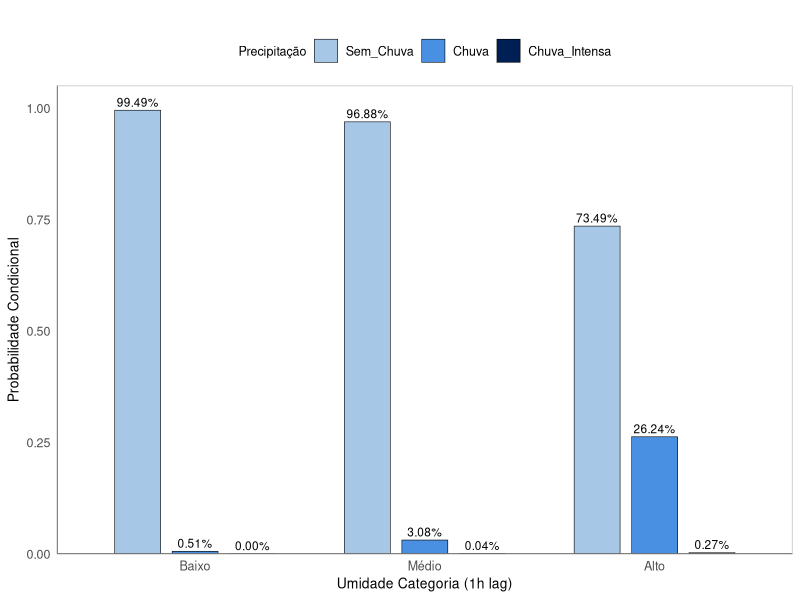
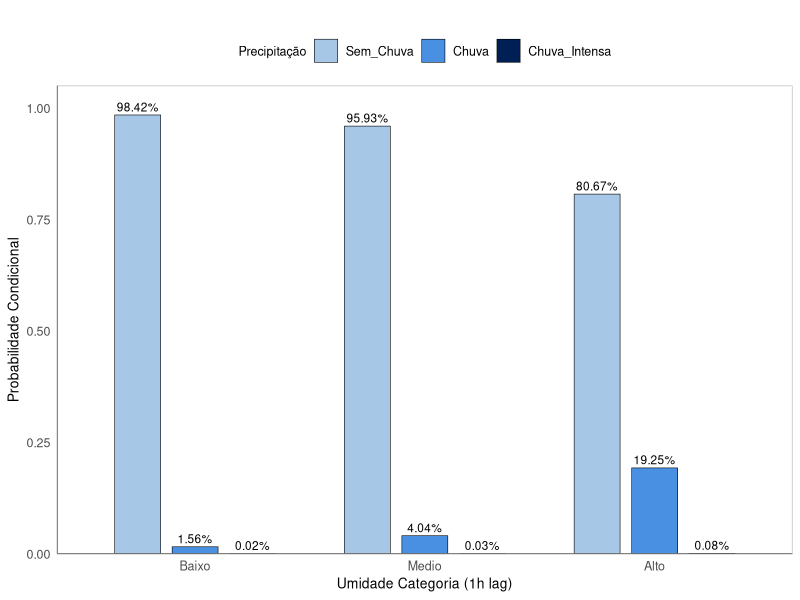
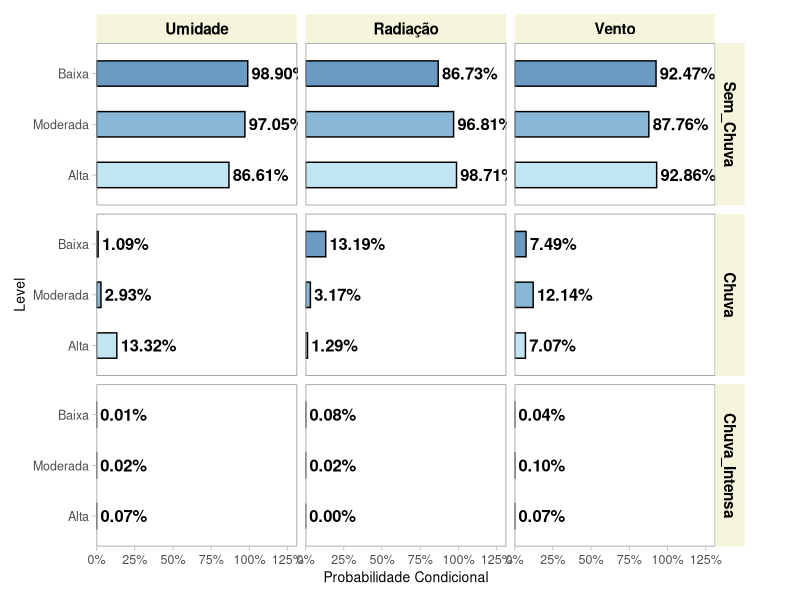
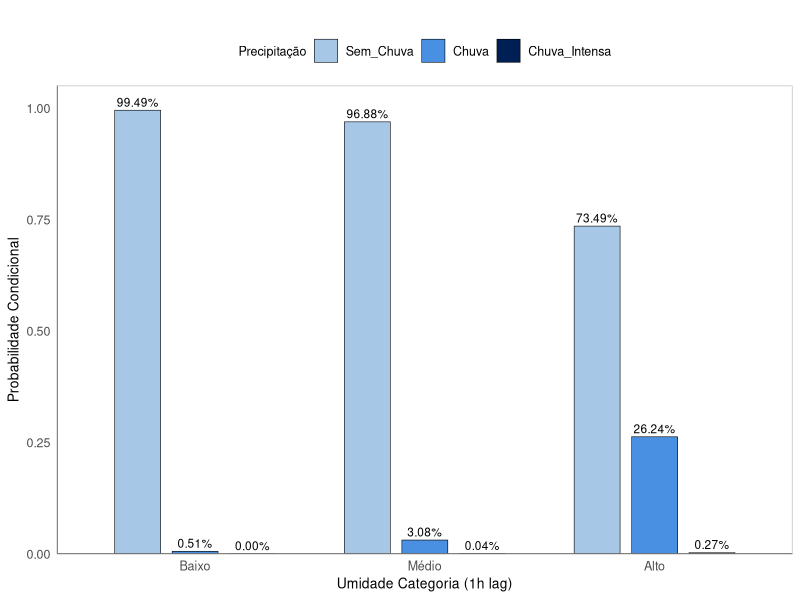
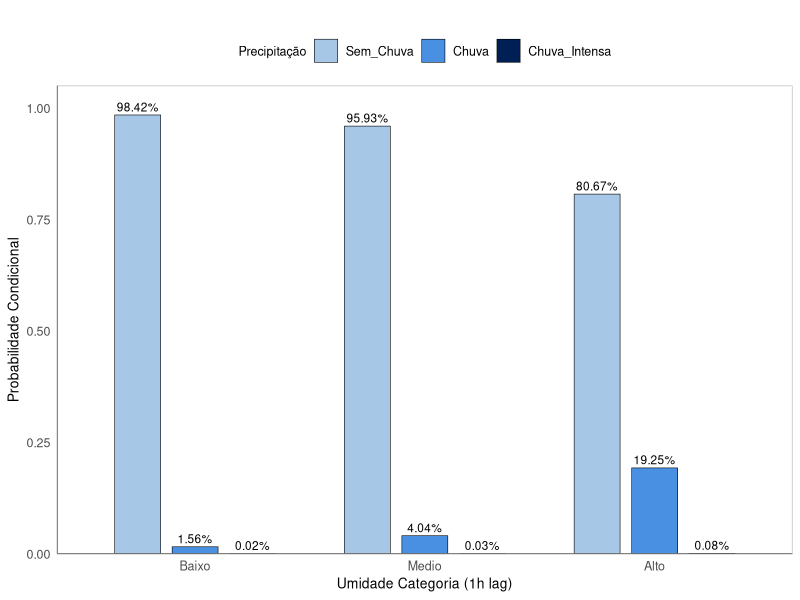

These figures' R source, in order:
## ---- chunk 1
library(ggplot2)
library(tidyr)
library(dplyr)

# ---- Dados ----
df_rad <- data.frame(
  
  Variable = "Radiação",
  Level = factor(c("Alta", "Moderada", "Baixa"), levels = c("Alta", "Moderada", "Baixa")),
  
  Sem_Chuva = c( 98.71, 96.81 , 86.73),
  Chuva = c(1.29, 3.17 , 13.19),
  Chuva_Intensa = c(0, 0.02 , 0.08)
)

df_Vento <- data.frame(
  
   
# Atualizado 
  Variable = "Vento",
  Level = factor(c("Alta", "Moderada", "Baixa"), levels = c("Alta", "Moderada", "Baixa")),
  Sem_Chuva = c(92.86, 87.76, 92.47),
  Chuva = c(7.07, 12.14, 7.49),
  Chuva_Intensa = c(0.07, 0.10, 0.04)
)


# Atualizado 
df_hum <- data.frame(
  Variable = "Umidade",
  Level = factor(c("Alta", "Moderada", "Baixa"), levels = c("Alta", "Moderada", "Baixa")),
  Sem_Chuva = c(86.61,97.05 , 98.90 ),
  Chuva = c(13.32,2.93 ,1.09 ),
  Chuva_Intensa = c(0.07, 0.02, 0.01 )
  
)


# ---- Combina e alonga ----
df_all_long <- bind_rows(df_hum, df_rad, df_Vento) |>
  pivot_longer(c(Sem_Chuva, Chuva, Chuva_Intensa),
               names_to = "Precipitação", values_to = "Probabilidade") |>
  mutate(
    
    Variable = factor(Variable, levels = c("Umidade", "Radiação", "Vento")),
    Precipitação = factor(Precipitação,
                           levels = c("Sem_Chuva","Chuva","Chuva_Intensa"),
                           labels = c("Sem_Chuva","Chuva","Chuva_Intensa")),
    prop = Probabilidade / 100,
    label_x = pmin(prop + 0.025, 1.25),  # mais espaço para texto
    label_txt = paste0(sprintf("%.2f", Probabilidade), "%")
  )

# ---- Gráfico combinado ----
g_all <- ggplot(df_all_long, aes(x = prop, y = Level, fill = Level)) +
  geom_col(width = 0.5, color = "black", alpha = 0.8) +
  geom_text(aes(x = label_x, label = label_txt),
            hjust = 0, size = 4.2, fontface = "bold", color = "black") +
  facet_grid(Precipitação ~ Variable, scales = "free_y") +
  scale_x_continuous(labels = scales::percent_format(accuracy = 1),
                     limits = c(0, 1.25),  # 🔹 amplia o eixo para não cortar
                     expand = expansion(mult = c(0, 0.05))) +  # 🔹 garante respiro
  scale_fill_manual(values = c("lightblue2","skyblue3","steelblue")) +
  labs(x = "Probabilidade Condicional", y = "Level") +
  theme_light(base_size = 12) +
  theme(
    panel.background = element_rect(fill = "white", color = NA),
    plot.background  = element_rect(fill = "white", color = NA),
    panel.grid = element_blank(),
    strip.background = element_rect(fill = "beige", color = NA),
    strip.text = element_text(face = "bold", size =011, color = "black"),
    axis.text.x = element_text(size = 9),
    axis.text.y = element_text(size = 9),
    axis.title.x = element_text(size = 10),
    axis.title.y = element_text(size = 10),
    legend.position = "none",
    panel.border = element_rect(color = "grey60", fill = NA),
    plot.margin = margin(10, 40, 10, 10)  # 🔹 margem direita maior
  )

# ---- Salvar imagem ----
dir.create("C:/Users/Pichau/INMET/probabilidades_condicionais_portugues", showWarnings = FALSE)

ggsave(
  filename = "C:/Users/Pichau/INMET/probabilidades_condicionais_portugues/prob__portugues.png",
  plot = g_all,
  width = 9.5,
  height = 7,
  dpi = 400,
  bg = "white"
)


## ---- chunk 2

# Dados
dados <- data.frame(
  Umidade = factor(c("Alto", "Médio", "Baixo"), 
                    levels = c("Baixo", "Médio", "Alto")),
  Sem_Chuva = c(0.7349, 0.9688, 0.9949),
  Chuva = c(0.2624, 0.0308, 0.0051),
  Chuva_Intensa = c(0.0027, 0.0004, 0)
)

# Converter para formato longo
dados_long <- dados %>%
  pivot_longer(cols = -Umidade, names_to = "Precipitação", values_to = "Probabilidade") %>%
  mutate(Precipitação = factor(Precipitação, 
                                levels = c("Sem_Chuva", "Chuva", "Chuva_Intensa")))

# Paleta inspirada em meteorologia (azul → chuva, azul-claro → sem chuva)
cores <- c(
  "Sem_Chuva" = "#A7C7E7",       # azul-claro acinzentado
  "Chuva" = "#4A90E2",          # azul médio
  "Chuva_Intensa" = "#001F54"   # azul escuro profundo
)

# Gráfico final
ggplot(dados_long, aes(x = Umidade, y = Probabilidade, fill = Precipitação)) +
  geom_bar(stat = "identity", position = position_dodge(width = 0.75), width = 0.6,
           color = "black", linewidth = 0.2) +
  geom_text(aes(label = sprintf("%.2f%%", Probabilidade * 100)),
            position = position_dodge(width = 0.75),
            vjust = -0.4, size = 3, color = "black", family = "sans") +
  scale_fill_manual(values = cores,
                    labels = c("Sem_Chuva", "Chuva", "Chuva_Intensa")) +
  labs(
    x = "Umidade Categoria (1h lag)",
    y = "Probabilidade Condicional",
    fill = "Precipitação",
    title = ""
  ) +
  scale_y_continuous(limits = c(0, 1.05), expand = c(0, 0)) +
  theme_minimal(base_size = 11) +
  theme(
    text = element_text(family = "sans"),
  

    plot.title = element_text(hjust = 0.5, size = 11.5, face = "plain"),
    axis.title = element_text(size = 10),
    axis.text = element_text(size = 9),
    legend.position = "top",
    legend.title = element_text(size = 9),
    legend.text = element_text(size = 9),
    panel.grid = element_blank(),
    panel.border = element_rect(color = "grey60", fill = NA, linewidth = 0.3),
    axis.line = element_line(color = "grey40", linewidth = 0.3),
    panel.grid.major = element_blank(),
    panel.grid.minor = element_blank() 
  )

# Salvar com fundo branco
ggsave(
  filename = "C:/Users/Pichau/INMET/probabilidades_condicionais_portugues/vento_umidade_lag1h_portugues.png",
  width = 6,
  height = 4,
  dpi = 300,
  bg = "white"
)

## ---- chunk 3
library(ggplot2)
library(tidyr)
library(dplyr)

dados <- data.frame(
  Umidade = factor(c("Baixo", "Medio", "Alto"), 
                    levels = c("Baixo", "Medio", "Alto")),
  
  Sem_Chuva = c(0.9842, 0.9593 , 0.8067),
  
  Chuva = c(0.0156,0.0404, 0.1925),
  
  Chuva_Intensa = c(0.0002,0.0003 ,0.0008 )
)


# Converter para formato longo
dados_long <- dados %>%
  pivot_longer(cols = -Umidade, names_to = "Precipitação", values_to = "Probabilidade") %>%
  mutate(Precipitação = factor(Precipitação, 
                                levels = c("Sem_Chuva", "Chuva", "Chuva_Intensa")))

# Paleta meteorológica (tons de azul)
cores <- c(
  "Sem_Chuva" = "#A7C7E7",       # azul-claro
  "Chuva" = "#4A90E2",          # azul médio
  "Chuva_Intensa" = "#001F54"   # azul escuro
)

# Gráfico
ggplot(dados_long, aes(x = Umidade, y = Probabilidade, fill = Precipitação)) +
  geom_bar(stat = "identity", position = position_dodge(width = 0.75), width = 0.6,
           color = "black", linewidth = 0.2) +
  geom_text(aes(label = sprintf("%.2f%%", Probabilidade * 100)),
            position = position_dodge(width = 0.75),
            vjust = -0.4, size = 3, color = "black", family = "sans") +
  scale_fill_manual(values = cores,
                    labels = c("Sem_Chuva", "Chuva", "Chuva_Intensa")) +
  labs(
    x = "Umidade Categoria (1h lag)",
    y = "Probabilidade Condicional",
    fill = "Precipitação",
    title = ""
  ) +
  scale_y_continuous(limits = c(0, 1.05), expand = c(0, 0)) +
  theme_minimal(base_size = 11) +
  theme(
    text = element_text(family = "sans"),
    plot.title = element_text(hjust = 0.5, size = 11.5, face = "plain"),
    axis.title = element_text(size = 10),
    axis.text = element_text(size = 9),
    legend.position = "top",
    legend.title = element_text(size = 9),
    legend.text = element_text(size = 9),
    panel.grid = element_blank(),
    panel.border = element_rect(color = "grey60", fill = NA, linewidth = 0.3),
    axis.line = element_line(color = "grey40", linewidth = 0.3)
  )

# Salvar com fundo branco
ggsave(
  filename = "C:/Users/Pichau/INMET/probabilidades_condicionais_portugues/radiacao_umidade_lag1h_atualizado_portugues.png",
  width = 6,
  height = 4,
  dpi = 300,
  bg = "white"
)
